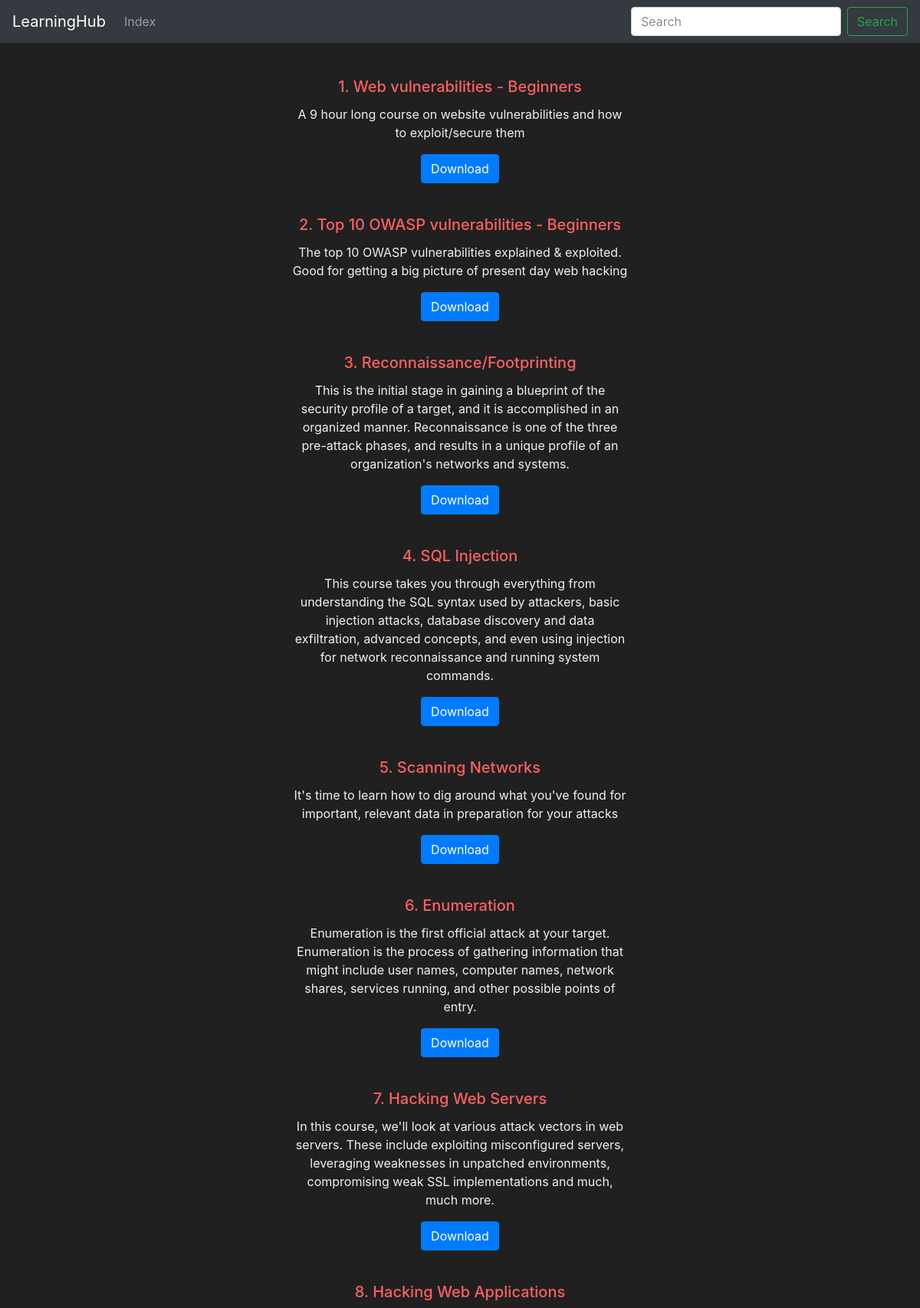
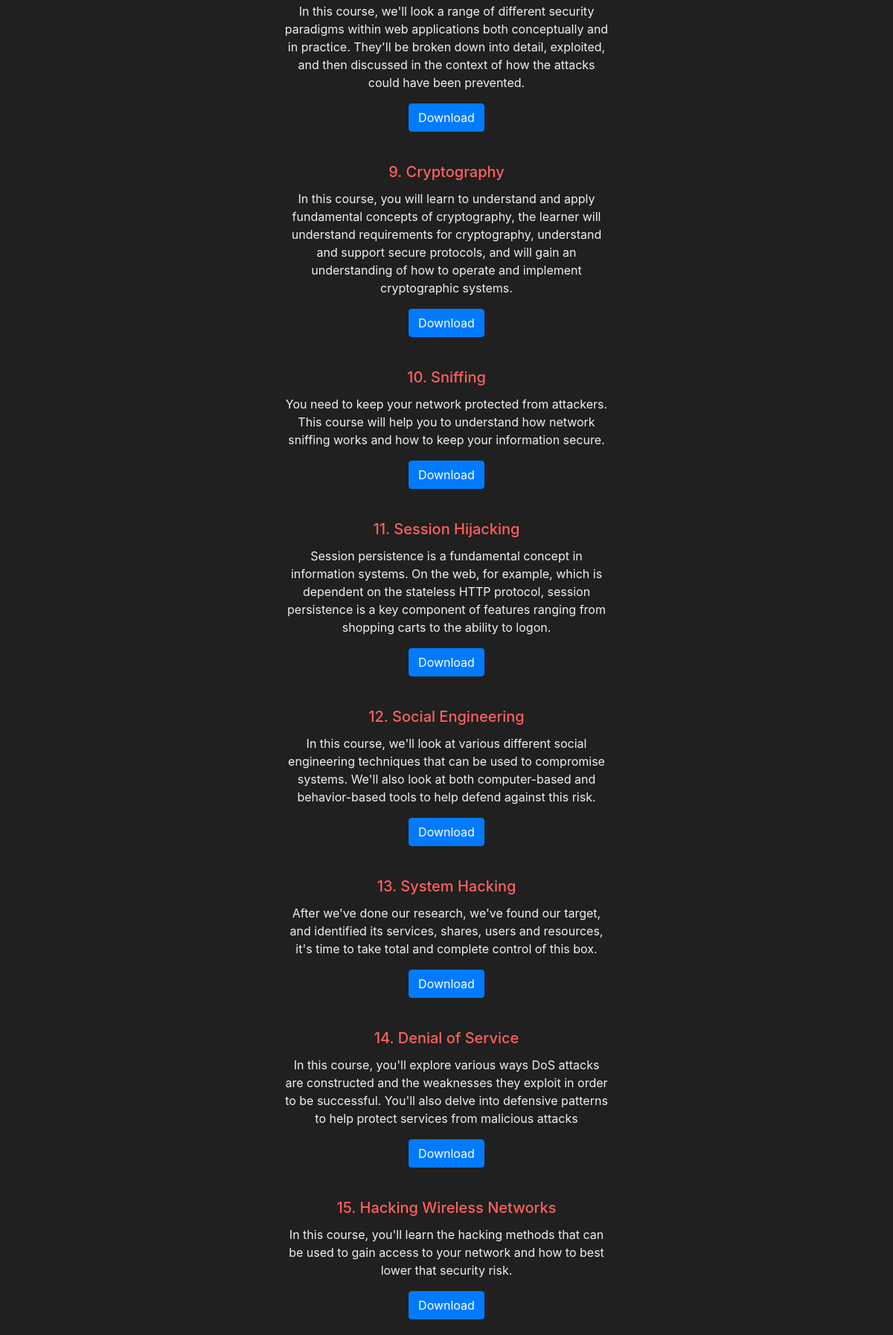
The app's page /index/ (upper part) with its own data (2 pictures, top to bottom).
### main/models.py (models this page shows)
class Course(models.Model):
    key = models.IntegerField(blank=False)
    title = models.CharField(max_length=100, blank=False)
    desc = models.TextField()
    link = models.CharField(max_length=300, blank=False)

### main/views.py (the view)
# urls.py: url(r'^index/', views.index, name="index"),
def index(request):
    return render(request, "main/index.html", {
        "courses": Course.objects.order_by("key")
    })

### main/templates/main/index.html
{% extends "base.html" %}
{% block content %}
{% for course in courses %}
    <div class="row justify-content-center">
        <div class="card">
            <div class="card-body text-center">
                <h5 class="card-title red">{{ course.key }}. {{ course.title }}</h3>
                <p class="card-text">{{ course.desc }}</p>
                <a type="button" class="btn btn-primary" href="{{ course.link }}">Download</a>
            </div>
        </div>
    </div>
{% endfor %}
{% endblock %}

### main/templates/base.html (shortened to what this page needs)
<!DOCTYPE html>
<html lang="en">
    <head>
        {% load static %}
        <link rel="stylesheet" href="{% static 'frameworks/bootstrap.min.css' %}">
        <link rel="stylesheet" href="{% static 'css/style.css' %}" type="text/css">
    </head>
    <body>
        <nav class="navbar navbar-expand-md navbar-dark bg-dark mb-4">
          <a class="navbar-brand" href="{% url 'home' %}">LearningHub</a>
          <div class="collapse navbar-collapse" id="navbarCollapse">
            <ul class="navbar-nav mr-auto">
              <li class="nav-item">
                <a class="nav-link" href="{% url 'index' %}">Index</a>
              </li>
            </ul>
            <form class="form-inline mt-2 mt-md-0" action="{% url 'courses' %}" method="post">
              <input class="form-control mr-sm-2" name="search" type="text" placeholder="Search" aria-label="Search">
              <button class="btn btn-outline-success my-2 my-sm-0" type="submit">Search</button>
            </form>
          </div>
        </nav>
        <main role="main" class="container-fluid align-items-center">
          {% block content %}{% endblock %}
        </main>
    </body>
</html>

### main/static/css/style.css (style rules this page uses)
body { background-color: #202020; }
h1, p { color: #F0F0F0; }
.red { color: #FF6060; }
.card { background-color: transparent; border-color: transparent; width: 30rem; }

### records on screen
Course: key "1", title "Web vulnerabilities - Beginners", desc "A 9 hour long course on website vulnerabilities and how to exploit/secure them"
Course: key "2", title "Top 10 OWASP vulnerabilities - Beginners", desc "The top 10 OWASP vulnerabilities explained & exploited. Good for getting a big picture of present day web hacking"
Course: key "3", title "Reconnaissance/Footprinting", desc "This is the initial stage in gaining a blueprint of the security profile of a target, and it is accomplished in an organized manner. Reconnaissance is one of the three pre-attack phases, and results in a unique profile of an organization's networks and systems."
Course: key "4", title "SQL Injection", desc "This course takes you through everything from understanding the SQL syntax used by attackers, basic injection attacks, database discovery and data exfiltration, advanced concepts, and even using injection for network reconnaissance and running system commands."
Course: key "5", title "Scanning Networks", desc "It's time to learn how to dig around what you've found for important, relevant data in preparation for your attacks"
Course: key "6", title "Enumeration", desc "Enumeration is the first official attack at your target. Enumeration is the process of gathering information that might include user names, computer names, network shares, services running, and other possible points of entry."
Course: key "7", title "Hacking Web Servers", desc "In this course, we'll look at various attack vectors in web servers. These include exploiting misconfigured servers, leveraging weaknesses in unpatched environments, compromising weak SSL implementations and much, much more."
Course: key "8", title "Hacking Web Applications", desc "In this course, we'll look a range of different security paradigms within web applications both conceptually and in practice. They'll be broken down into detail, exploited, and then discussed in the context of how the attacks could have been prevented."
Course: key "9", title "Cryptography", desc "In this course, you will learn to understand and apply fundamental concepts of cryptography, the learner will understand requirements for cryptography, understand and support secure protocols, and will gain an understanding of how to operate and implement cryptographic systems."
Course: key "10", title "Sniffing", desc "You need to keep your network protected from attackers. This course will help you to understand how network sniffing works and how to keep your information secure."
Course: key "11", title "Session Hijacking", desc "Session persistence is a fundamental concept in information systems. On the web, for example, which is dependent on the stateless HTTP protocol, session persistence is a key component of features ranging from shopping carts to the ability to logon."
Course: key "12", title "Social Engineering", desc "In this course, we'll look at various different social engineering techniques that can be used to compromise systems. We'll also look at both computer-based and behavior-based tools to help defend against this risk."
Course: key "13", title "System Hacking", desc "After we've done our research, we've found our target, and identified its services, shares, users and resources, it's time to take total and complete control of this box."
Course: key "14", title "Denial of Service", desc "In this course, you'll explore various ways DoS attacks are constructed and the weaknesses they exploit in order to be successful. You'll also delve into defensive patterns to help protect services from malicious attacks"
Course: key "15", title "Hacking Wireless Networks", desc "In this course, you'll learn the hacking methods that can be used to gain access to your network and how to best lower that security risk."
